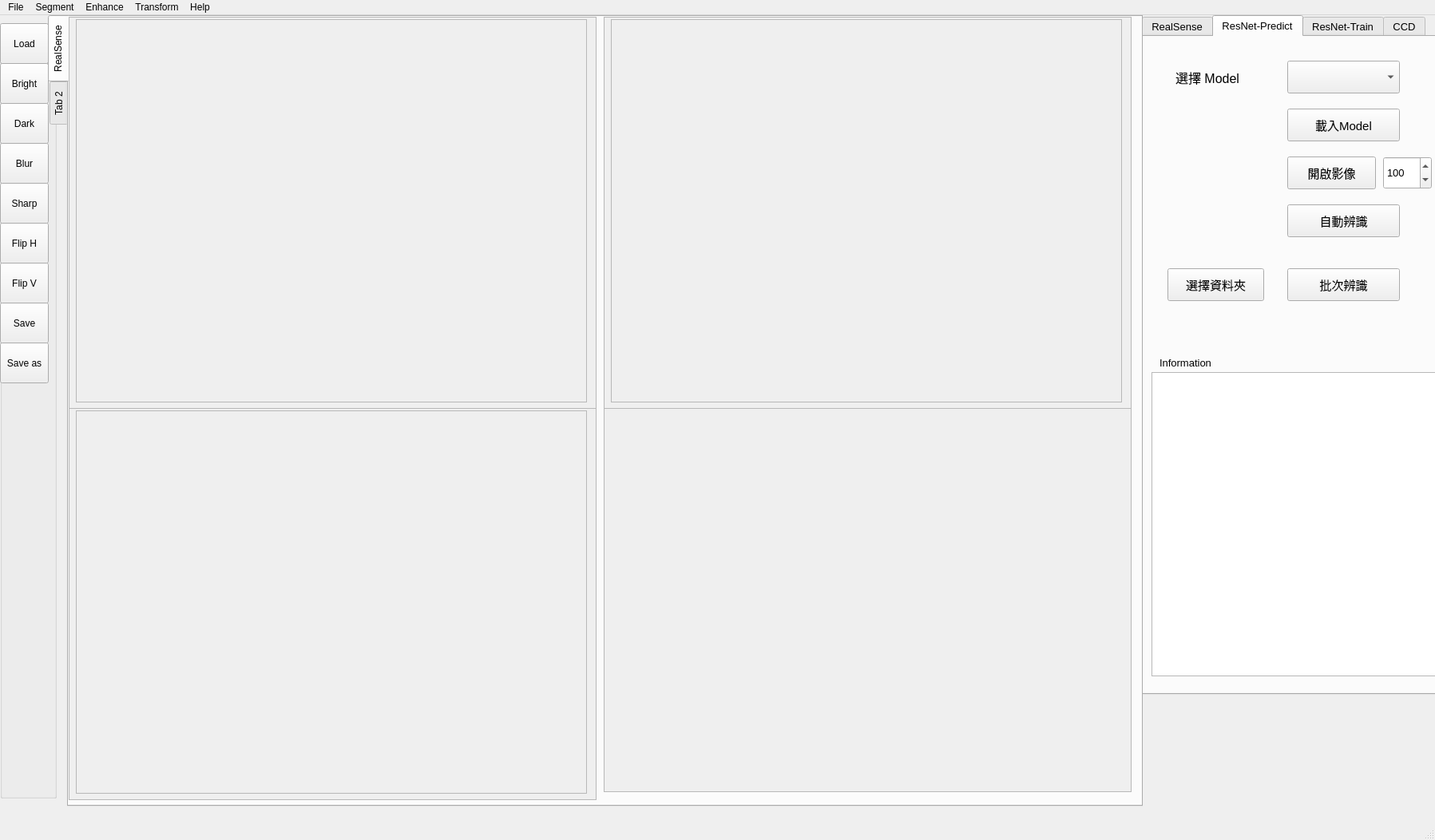
<?xml version="1.0" encoding="UTF-8"?>
<ui version="4.0">
 <class>Main_Window</class>
 <widget class="QMainWindow" name="Main_Window">
  <property name="geometry">
   <rect>
    <x>0</x>
    <y>0</y>
    <width>1797</width>
    <height>1052</height>
   </rect>
  </property>
  <property name="windowTitle">
   <string>MainWindow</string>
  </property>
  <widget class="QWidget" name="centralwidget">
   <widget class="QTabWidget" name="tabWidget_AI">
    <property name="enabled">
     <bool>true</bool>
    </property>
    <property name="geometry">
     <rect>
      <x>1430</x>
      <y>0</y>
      <width>371</width>
      <height>851</height>
     </rect>
    </property>
    <property name="sizePolicy">
     <sizepolicy hsizetype="Fixed" vsizetype="Fixed">
      <horstretch>0</horstretch>
      <verstretch>0</verstretch>
     </sizepolicy>
    </property>
    <property name="minimumSize">
     <size>
      <width>300</width>
      <height>800</height>
     </size>
    </property>
    <property name="font">
     <font>
      <family>Arial</family>
      <pointsize>10</pointsize>
     </font>
    </property>
    <property name="currentIndex">
     <number>1</number>
    </property>
    <widget class="QWidget" name="tab_9">
     <attribute name="title">
      <string>RealSense</string>
     </attribute>
     <widget class="QToolButton" name="toolButton_Start_RS">
      <property name="geometry">
       <rect>
        <x>30</x>
        <y>50</y>
        <width>141</width>
        <height>51</height>
       </rect>
      </property>
      <property name="text">
       <string>Start CAM</string>
      </property>
     </widget>
     <widget class="QToolButton" name="toolButton_Stop_RS">
      <property name="geometry">
       <rect>
        <x>190</x>
        <y>50</y>
        <width>141</width>
        <height>51</height>
       </rect>
      </property>
      <property name="text">
       <string>Stop CAM</string>
      </property>
     </widget>
     <widget class="QToolButton" name="toolButton_Play_RS">
      <property name="geometry">
       <rect>
        <x>30</x>
        <y>120</y>
        <width>141</width>
        <height>51</height>
       </rect>
      </property>
      <property name="text">
       <string>Play</string>
      </property>
     </widget>
     <widget class="QToolButton" name="toolButton_Grab_RS">
      <property name="geometry">
       <rect>
        <x>190</x>
        <y>120</y>
        <width>141</width>
        <height>51</height>
       </rect>
      </property>
      <property name="text">
       <string>Grab</string>
      </property>
     </widget>
     <widget class="QToolButton" name="toolButton_Save_RS">
      <property name="geometry">
       <rect>
        <x>30</x>
        <y>190</y>
        <width>141</width>
        <height>51</height>
       </rect>
      </property>
      <property name="text">
       <string>Save</string>
      </property>
     </widget>
     <widget class="QLineEdit" name="lineEdit_Save_Prefix">
      <property name="geometry">
       <rect>
        <x>190</x>
        <y>190</y>
        <width>141</width>
        <height>51</height>
       </rect>
      </property>
      <property name="text">
       <string>Img</string>
      </property>
     </widget>
    </widget>
    <widget class="QWidget" name="tab_AI">
     <attribute name="title">
      <string>ResNet-Predict</string>
     </attribute>
     <widget class="QLabel" name="label_39">
      <property name="geometry">
       <rect>
        <x>40</x>
        <y>40</y>
        <width>111</width>
        <height>21</height>
       </rect>
      </property>
      <property name="font">
       <font>
        <pointsize>12</pointsize>
       </font>
      </property>
      <property name="text">
       <string>選擇 Model</string>
      </property>
     </widget>
     <widget class="QComboBox" name="comboBox_Model">
      <property name="geometry">
       <rect>
        <x>180</x>
        <y>30</y>
        <width>141</width>
        <height>41</height>
       </rect>
      </property>
     </widget>
     <widget class="QPushButton" name="pushButton_Load_Image_AI">
      <property name="geometry">
       <rect>
        <x>180</x>
        <y>150</y>
        <width>111</width>
        <height>41</height>
       </rect>
      </property>
      <property name="font">
       <font>
        <family>Arial</family>
        <pointsize>11</pointsize>
       </font>
      </property>
      <property name="text">
       <string>開啟影像</string>
      </property>
     </widget>
     <widget class="QPushButton" name="pushButton_Classify">
      <property name="geometry">
       <rect>
        <x>180</x>
        <y>210</y>
        <width>141</width>
        <height>41</height>
       </rect>
      </property>
      <property name="font">
       <font>
        <family>Arial</family>
        <pointsize>11</pointsize>
       </font>
      </property>
      <property name="text">
       <string>自動辨識</string>
      </property>
     </widget>
     <widget class="QPushButton" name="pushButton_Load_ResNet_Model">
      <property name="geometry">
       <rect>
        <x>180</x>
        <y>90</y>
        <width>141</width>
        <height>41</height>
       </rect>
      </property>
      <property name="font">
       <font>
        <family>Arial</family>
        <pointsize>11</pointsize>
       </font>
      </property>
      <property name="text">
       <string>載入Model</string>
      </property>
     </widget>
     <widget class="QTextEdit" name="textEdit_Info">
      <property name="geometry">
       <rect>
        <x>10</x>
        <y>420</y>
        <width>381</width>
        <height>381</height>
       </rect>
      </property>
     </widget>
     <widget class="QPushButton" name="pushButton_Open_Directory">
      <property name="geometry">
       <rect>
        <x>30</x>
        <y>290</y>
        <width>121</width>
        <height>41</height>
       </rect>
      </property>
      <property name="font">
       <font>
        <family>Arial</family>
        <pointsize>11</pointsize>
       </font>
      </property>
      <property name="text">
       <string>選擇資料夾</string>
      </property>
     </widget>
     <widget class="QPushButton" name="pushButton_Load_Image_Transfer_4">
      <property name="geometry">
       <rect>
        <x>180</x>
        <y>290</y>
        <width>141</width>
        <height>41</height>
       </rect>
      </property>
      <property name="font">
       <font>
        <family>Arial</family>
        <pointsize>11</pointsize>
       </font>
      </property>
      <property name="text">
       <string>批次辨識</string>
      </property>
     </widget>
     <widget class="QSpinBox" name="spinBox_Scale_AI">
      <property name="geometry">
       <rect>
        <x>300</x>
        <y>150</y>
        <width>61</width>
        <height>41</height>
       </rect>
      </property>
      <property name="minimum">
       <number>10</number>
      </property>
      <property name="maximum">
       <number>500</number>
      </property>
      <property name="singleStep">
       <number>5</number>
      </property>
      <property name="value">
       <number>100</number>
      </property>
     </widget>
     <widget class="QLabel" name="label_9">
      <property name="geometry">
       <rect>
        <x>370</x>
        <y>160</y>
        <width>20</width>
        <height>31</height>
       </rect>
      </property>
      <property name="text">
       <string>%</string>
      </property>
     </widget>
     <widget class="QLabel" name="label_10">
      <property name="geometry">
       <rect>
        <x>20</x>
        <y>400</y>
        <width>101</width>
        <height>16</height>
       </rect>
      </property>
      <property name="text">
       <string>Information</string>
      </property>
     </widget>
    </widget>
    <widget class="QWidget" name="tab_5">
     <attribute name="title">
      <string>ResNet-Train</string>
     </attribute>
     <widget class="QPushButton" name="pushButton_Select_Data_Folder">
      <property name="geometry">
       <rect>
        <x>10</x>
        <y>40</y>
        <width>141</width>
        <height>41</height>
       </rect>
      </property>
      <property name="text">
       <string>設定訓練資料夾</string>
      </property>
     </widget>
     <widget class="QLineEdit" name="lineEdit_Data_Dir">
      <property name="geometry">
       <rect>
        <x>170</x>
        <y>40</y>
        <width>211</width>
        <height>41</height>
       </rect>
      </property>
     </widget>
     <widget class="QLabel" name="label_11">
      <property name="geometry">
       <rect>
        <x>20</x>
        <y>110</y>
        <width>201</width>
        <height>16</height>
       </rect>
      </property>
      <property name="text">
       <string/>
      </property>
     </widget>
     <widget class="QGroupBox" name="groupBox_7">
      <property name="geometry">
       <rect>
        <x>20</x>
        <y>100</y>
        <width>351</width>
        <height>151</height>
       </rect>
      </property>
      <property name="title">
       <string> 資料增益 (Data Augment)  </string>
      </property>
      <widget class="QCheckBox" name="checkBox_Flip_Horizontal">
       <property name="geometry">
        <rect>
         <x>40</x>
         <y>30</y>
         <width>131</width>
         <height>31</height>
        </rect>
       </property>
       <property name="text">
        <string> 水平翻轉</string>
       </property>
      </widget>
      <widget class="QCheckBox" name="checkBox_Flip_Vertical">
       <property name="geometry">
        <rect>
         <x>170</x>
         <y>30</y>
         <width>131</width>
         <height>31</height>
        </rect>
       </property>
       <property name="text">
        <string> 垂直翻轉</string>
       </property>
      </widget>
      <widget class="QCheckBox" name="checkBox_Brighten">
       <property name="geometry">
        <rect>
         <x>40</x>
         <y>70</y>
         <width>131</width>
         <height>31</height>
        </rect>
       </property>
       <property name="text">
        <string>影像變亮</string>
       </property>
      </widget>
      <widget class="QCheckBox" name="checkBox_Darken">
       <property name="geometry">
        <rect>
         <x>170</x>
         <y>70</y>
         <width>131</width>
         <height>31</height>
        </rect>
       </property>
       <property name="text">
        <string>影像變暗</string>
       </property>
      </widget>
      <widget class="QCheckBox" name="checkBox_Blur">
       <property name="geometry">
        <rect>
         <x>40</x>
         <y>110</y>
         <width>131</width>
         <height>31</height>
        </rect>
       </property>
       <property name="text">
        <string>影像模糊化</string>
       </property>
      </widget>
      <widget class="QCheckBox" name="checkBox_Shapen">
       <property name="geometry">
        <rect>
         <x>170</x>
         <y>110</y>
         <width>131</width>
         <height>31</height>
        </rect>
       </property>
       <property name="text">
        <string>影像銳利化</string>
       </property>
      </widget>
     </widget>
     <widget class="QLabel" name="label_13">
      <property name="geometry">
       <rect>
        <x>20</x>
        <y>270</y>
        <width>141</width>
        <height>31</height>
       </rect>
      </property>
      <property name="font">
       <font>
        <pointsize>12</pointsize>
       </font>
      </property>
      <property name="text">
       <string>選擇訓練網路</string>
      </property>
     </widget>
     <widget class="QComboBox" name="comboBox_ResNetType">
      <property name="geometry">
       <rect>
        <x>180</x>
        <y>270</y>
        <width>181</width>
        <height>31</height>
       </rect>
      </property>
      <property name="font">
       <font>
        <pointsize>12</pointsize>
       </font>
      </property>
     </widget>
     <widget class="QGroupBox" name="groupBox_8">
      <property name="geometry">
       <rect>
        <x>10</x>
        <y>320</y>
        <width>351</width>
        <height>251</height>
       </rect>
      </property>
      <property name="font">
       <font>
        <pointsize>12</pointsize>
       </font>
      </property>
      <property name="title">
       <string> 訓練參數  </string>
      </property>
      <widget class="QLabel" name="label_14">
       <property name="geometry">
        <rect>
         <x>30</x>
         <y>40</y>
         <width>101</width>
         <height>31</height>
        </rect>
       </property>
       <property name="font">
        <font>
         <pointsize>12</pointsize>
        </font>
       </property>
       <property name="text">
        <string>影像大小</string>
       </property>
      </widget>
      <widget class="QLineEdit" name="lineEdit_Image_Size_Row">
       <property name="geometry">
        <rect>
         <x>130</x>
         <y>40</y>
         <width>61</width>
         <height>31</height>
        </rect>
       </property>
       <property name="text">
        <string>256</string>
       </property>
      </widget>
      <widget class="QLineEdit" name="lineEdit_Image_Size_Col">
       <property name="geometry">
        <rect>
         <x>220</x>
         <y>40</y>
         <width>61</width>
         <height>31</height>
        </rect>
       </property>
       <property name="text">
        <string>256</string>
       </property>
      </widget>
      <widget class="QLabel" name="label_15">
       <property name="geometry">
        <rect>
         <x>200</x>
         <y>40</y>
         <width>21</width>
         <height>31</height>
        </rect>
       </property>
       <property name="font">
        <font>
         <pointsize>12</pointsize>
        </font>
       </property>
       <property name="text">
        <string>x</string>
       </property>
      </widget>
      <widget class="QLabel" name="label_16">
       <property name="geometry">
        <rect>
         <x>30</x>
         <y>90</y>
         <width>101</width>
         <height>31</height>
        </rect>
       </property>
       <property name="font">
        <font>
         <pointsize>12</pointsize>
        </font>
       </property>
       <property name="text">
        <string>訓練次數</string>
       </property>
      </widget>
      <widget class="QSpinBox" name="spinBox_No_Epoch">
       <property name="geometry">
        <rect>
         <x>210</x>
         <y>90</y>
         <width>111</width>
         <height>31</height>
        </rect>
       </property>
       <property name="minimum">
        <number>1</number>
       </property>
       <property name="maximum">
        <number>100000</number>
       </property>
       <property name="singleStep">
        <number>5</number>
       </property>
       <property name="value">
        <number>20</number>
       </property>
      </widget>
      <widget class="QLabel" name="label_17">
       <property name="geometry">
        <rect>
         <x>30</x>
         <y>140</y>
         <width>181</width>
         <height>31</height>
        </rect>
       </property>
       <property name="font">
        <font>
         <pointsize>12</pointsize>
        </font>
       </property>
       <property name="text">
        <string>批次量(batch size)</string>
       </property>
      </widget>
      <widget class="QSpinBox" name="spinBox_Batch_Size">
       <property name="geometry">
        <rect>
         <x>240</x>
         <y>140</y>
         <width>81</width>
         <height>31</height>
        </rect>
       </property>
       <property name="minimum">
        <number>1</number>
       </property>
       <property name="maximum">
        <number>100000</number>
       </property>
       <property name="singleStep">
        <number>5</number>
       </property>
       <property name="value">
        <number>20</number>
       </property>
      </widget>
      <widget class="QLabel" name="label_21">
       <property name="geometry">
        <rect>
         <x>30</x>
         <y>180</y>
         <width>211</width>
         <height>31</height>
        </rect>
       </property>
       <property name="font">
        <font>
         <pointsize>12</pointsize>
        </font>
       </property>
       <property name="text">
        <string>學習率 (Learning Rate)</string>
       </property>
      </widget>
      <widget class="QLineEdit" name="lineEdit_Learning_Rate">
       <property name="geometry">
        <rect>
         <x>250</x>
         <y>180</y>
         <width>71</width>
         <height>31</height>
        </rect>
       </property>
       <property name="text">
        <string>0.01</string>
       </property>
      </widget>
     </widget>
     <widget class="QLabel" name="label_20">
      <property name="geometry">
       <rect>
        <x>20</x>
        <y>600</y>
        <width>161</width>
        <height>31</height>
       </rect>
      </property>
      <property name="font">
       <font>
        <pointsize>12</pointsize>
       </font>
      </property>
      <property name="text">
       <string>儲存Model 名稱</string>
      </property>
     </widget>
     <widget class="QLineEdit" name="lineEdit_Model_Name">
      <property name="geometry">
       <rect>
        <x>190</x>
        <y>600</y>
        <width>161</width>
        <height>31</height>
       </rect>
      </property>
      <property name="text">
       <string/>
      </property>
     </widget>
     <widget class="QPushButton" name="pushButton_Train_ResNet">
      <property name="geometry">
       <rect>
        <x>190</x>
        <y>660</y>
        <width>161</width>
        <height>41</height>
       </rect>
      </property>
      <property name="font">
       <font>
        <pointsize>12</pointsize>
        <weight>75</weight>
        <italic>false</italic>
        <bold>true</bold>
       </font>
      </property>
      <property name="text">
       <string>開始訓練</string>
      </property>
     </widget>
    </widget>
    <widget class="QWidget" name="tab_4">
     <attribute name="title">
      <string>CCD</string>
     </attribute>
     <widget class="QGroupBox" name="groupBox_4">
      <property name="geometry">
       <rect>
        <x>30</x>
        <y>30</y>
        <width>351</width>
        <height>211</height>
       </rect>
      </property>
      <property name="title">
       <string>   CCD Acquistion  </string>
      </property>
      <widget class="QPushButton" name="pushButton_Live">
       <property name="geometry">
        <rect>
         <x>30</x>
         <y>40</y>
         <width>121</width>
         <height>41</height>
        </rect>
       </property>
       <property name="text">
        <string>Live</string>
       </property>
      </widget>
      <widget class="QPushButton" name="pushButton_Grab">
       <property name="geometry">
        <rect>
         <x>190</x>
         <y>40</y>
         <width>111</width>
         <height>41</height>
        </rect>
       </property>
       <property name="text">
        <string>Grab</string>
       </property>
      </widget>
      <widget class="QPushButton" name="pushButton_ExtTrigger">
       <property name="geometry">
        <rect>
         <x>30</x>
         <y>100</y>
         <width>121</width>
         <height>41</height>
        </rect>
       </property>
       <property name="text">
        <string>Ext Trigger</string>
       </property>
      </widget>
      <widget class="QPushButton" name="pushButton_SoftTrigger">
       <property name="geometry">
        <rect>
         <x>190</x>
         <y>100</y>
         <width>111</width>
         <height>41</height>
        </rect>
       </property>
       <property name="text">
        <string>SoftTrigger</string>
       </property>
      </widget>
      <widget class="QPushButton" name="pushButton_Save">
       <property name="geometry">
        <rect>
         <x>30</x>
         <y>160</y>
         <width>121</width>
         <height>41</height>
        </rect>
       </property>
       <property name="text">
        <string>Save Image</string>
       </property>
      </widget>
     </widget>
     <widget class="QGroupBox" name="groupBox_5">
      <property name="geometry">
       <rect>
        <x>30</x>
        <y>260</y>
        <width>351</width>
        <height>121</height>
       </rect>
      </property>
      <property name="title">
       <string>  CCD Params Setup  </string>
      </property>
      <widget class="QLabel" name="label_23">
       <property name="geometry">
        <rect>
         <x>30</x>
         <y>40</y>
         <width>121</width>
         <height>16</height>
        </rect>
       </property>
       <property name="text">
        <string>Frame Rate</string>
       </property>
      </widget>
      <widget class="QSpinBox" name="spinBox_FrameRate">
       <property name="geometry">
        <rect>
         <x>190</x>
         <y>30</y>
         <width>101</width>
         <height>31</height>
        </rect>
       </property>
       <property name="minimum">
        <number>1</number>
       </property>
       <property name="maximum">
        <number>150</number>
       </property>
       <property name="singleStep">
        <number>1</number>
       </property>
       <property name="value">
        <number>30</number>
       </property>
      </widget>
      <widget class="QSpinBox" name="spinBox_Exposure">
       <property name="geometry">
        <rect>
         <x>190</x>
         <y>70</y>
         <width>101</width>
         <height>31</height>
        </rect>
       </property>
       <property name="minimum">
        <number>1</number>
       </property>
       <property name="maximum">
        <number>1000000</number>
       </property>
       <property name="singleStep">
        <number>10</number>
       </property>
       <property name="value">
        <number>4250</number>
       </property>
      </widget>
      <widget class="QLabel" name="label_24">
       <property name="geometry">
        <rect>
         <x>30</x>
         <y>80</y>
         <width>121</width>
         <height>16</height>
        </rect>
       </property>
       <property name="text">
        <string>Exposure</string>
       </property>
      </widget>
      <widget class="QLabel" name="label_25">
       <property name="geometry">
        <rect>
         <x>300</x>
         <y>80</y>
         <width>41</width>
         <height>16</height>
        </rect>
       </property>
       <property name="text">
        <string>ms</string>
       </property>
      </widget>
      <widget class="QLabel" name="label_26">
       <property name="geometry">
        <rect>
         <x>300</x>
         <y>40</y>
         <width>41</width>
         <height>16</height>
        </rect>
       </property>
       <property name="text">
        <string>fps</string>
       </property>
      </widget>
     </widget>
    </widget>
   </widget>
   <widget class="QGroupBox" name="groupBox_3">
    <property name="geometry">
     <rect>
      <x>0</x>
      <y>10</y>
      <width>71</width>
      <height>971</height>
     </rect>
    </property>
    <property name="title">
     <string/>
    </property>
    <widget class="QToolButton" name="toolButton_Brighten">
     <property name="geometry">
      <rect>
       <x>0</x>
       <y>50</y>
       <width>61</width>
       <height>51</height>
      </rect>
     </property>
     <property name="text">
      <string>Bright</string>
     </property>
    </widget>
    <widget class="QToolButton" name="toolButton_Darken">
     <property name="geometry">
      <rect>
       <x>0</x>
       <y>100</y>
       <width>61</width>
       <height>51</height>
      </rect>
     </property>
     <property name="text">
      <string>Dark</string>
     </property>
    </widget>
    <widget class="QToolButton" name="toolButton_Blur">
     <property name="geometry">
      <rect>
       <x>0</x>
       <y>150</y>
       <width>61</width>
       <height>51</height>
      </rect>
     </property>
     <property name="text">
      <string>Blur</string>
     </property>
    </widget>
    <widget class="QToolButton" name="toolButton_Sharp">
     <property name="geometry">
      <rect>
       <x>0</x>
       <y>200</y>
       <width>61</width>
       <height>51</height>
      </rect>
     </property>
     <property name="text">
      <string>Sharp</string>
     </property>
    </widget>
    <widget class="QToolButton" name="toolButton_Flip_H">
     <property name="geometry">
      <rect>
       <x>0</x>
       <y>250</y>
       <width>61</width>
       <height>51</height>
      </rect>
     </property>
     <property name="text">
      <string>Flip H</string>
     </property>
    </widget>
    <widget class="QToolButton" name="toolButton_Flip_V">
     <property name="geometry">
      <rect>
       <x>0</x>
       <y>300</y>
       <width>61</width>
       <height>51</height>
      </rect>
     </property>
     <property name="text">
      <string>Flip V</string>
     </property>
    </widget>
    <widget class="QToolButton" name="toolButton_Load">
     <property name="geometry">
      <rect>
       <x>0</x>
       <y>0</y>
       <width>61</width>
       <height>51</height>
      </rect>
     </property>
     <property name="text">
      <string>Load</string>
     </property>
    </widget>
    <widget class="QToolButton" name="toolButton_Save">
     <property name="geometry">
      <rect>
       <x>0</x>
       <y>350</y>
       <width>61</width>
       <height>51</height>
      </rect>
     </property>
     <property name="text">
      <string>Save</string>
     </property>
    </widget>
    <widget class="QToolButton" name="toolButton_Save_as">
     <property name="geometry">
      <rect>
       <x>0</x>
       <y>400</y>
       <width>61</width>
       <height>51</height>
      </rect>
     </property>
     <property name="text">
      <string>Save as</string>
     </property>
    </widget>
   </widget>
   <widget class="QTabWidget" name="tabWidget_2">
    <property name="geometry">
     <rect>
      <x>60</x>
      <y>0</y>
      <width>1371</width>
      <height>991</height>
     </rect>
    </property>
    <property name="tabPosition">
     <enum>QTabWidget::West</enum>
    </property>
    <property name="currentIndex">
     <number>0</number>
    </property>
    <widget class="QWidget" name="tab_10">
     <attribute name="title">
      <string>RealSense</string>
     </attribute>
     <widget class="QScrollArea" name="scrollArea">
      <property name="geometry">
       <rect>
        <x>0</x>
        <y>0</y>
        <width>661</width>
        <height>491</height>
       </rect>
      </property>
      <property name="sizePolicy">
       <sizepolicy hsizetype="Preferred" vsizetype="Preferred">
        <horstretch>0</horstretch>
        <verstretch>0</verstretch>
       </sizepolicy>
      </property>
      <property name="minimumSize">
       <size>
        <width>1</width>
        <height>1</height>
       </size>
      </property>
      <property name="verticalScrollBarPolicy">
       <enum>Qt::ScrollBarAsNeeded</enum>
      </property>
      <property name="widgetResizable">
       <bool>true</bool>
      </property>
      <widget class="QWidget" name="scrollAreaWidgetContents">
       <property name="geometry">
        <rect>
         <x>0</x>
         <y>0</y>
         <width>659</width>
         <height>489</height>
        </rect>
       </property>
       <layout class="QFormLayout" name="formLayout">
        <property name="margin">
         <number>2</number>
        </property>
        <item row="0" column="1">
         <widget class="QLabel" name="label_Image_Color">
          <property name="sizePolicy">
           <sizepolicy hsizetype="Fixed" vsizetype="Fixed">
            <horstretch>6</horstretch>
            <verstretch>0</verstretch>
           </sizepolicy>
          </property>
          <property name="minimumSize">
           <size>
            <width>640</width>
            <height>480</height>
           </size>
          </property>
          <property name="font">
           <font>
            <family>Arial</family>
            <pointsize>12</pointsize>
           </font>
          </property>
          <property name="mouseTracking">
           <bool>true</bool>
          </property>
          <property name="frameShape">
           <enum>QFrame::StyledPanel</enum>
          </property>
          <property name="text">
           <string/>
          </property>
          <property name="pixmap">
           <pixmap>aoi.jpg</pixmap>
          </property>
          <property name="alignment">
           <set>Qt::AlignCenter</set>
          </property>
         </widget>
        </item>
       </layout>
      </widget>
     </widget>
     <widget class="QScrollArea" name="scrollArea_depth">
      <property name="geometry">
       <rect>
        <x>670</x>
        <y>0</y>
        <width>661</width>
        <height>491</height>
       </rect>
      </property>
      <property name="sizePolicy">
       <sizepolicy hsizetype="Preferred" vsizetype="Preferred">
        <horstretch>0</horstretch>
        <verstretch>0</verstretch>
       </sizepolicy>
      </property>
      <property name="minimumSize">
       <size>
        <width>1</width>
        <height>1</height>
       </size>
      </property>
      <property name="verticalScrollBarPolicy">
       <enum>Qt::ScrollBarAsNeeded</enum>
      </property>
      <property name="widgetResizable">
       <bool>true</bool>
      </property>
      <widget class="QWidget" name="scrollAreaWidgetContents_4">
       <property name="geometry">
        <rect>
         <x>0</x>
         <y>0</y>
         <width>659</width>
         <height>489</height>
        </rect>
       </property>
       <layout class="QFormLayout" name="formLayout_2">
        <property name="fieldGrowthPolicy">
         <enum>QFormLayout::AllNonFixedFieldsGrow</enum>
        </property>
        <property name="margin">
         <number>2</number>
        </property>
        <item row="0" column="1">
         <widget class="QLabel" name="label_Image_Depth">
          <property name="sizePolicy">
           <sizepolicy hsizetype="Fixed" vsizetype="Fixed">
            <horstretch>6</horstretch>
            <verstretch>0</verstretch>
           </sizepolicy>
          </property>
          <property name="minimumSize">
           <size>
            <width>640</width>
            <height>480</height>
           </size>
          </property>
          <property name="font">
           <font>
            <family>Arial</family>
            <pointsize>12</pointsize>
           </font>
          </property>
          <property name="mouseTracking">
           <bool>true</bool>
          </property>
          <property name="frameShape">
           <enum>QFrame::StyledPanel</enum>
          </property>
          <property name="text">
           <string/>
          </property>
          <property name="pixmap">
           <pixmap>aoi.jpg</pixmap>
          </property>
          <property name="alignment">
           <set>Qt::AlignCenter</set>
          </property>
         </widget>
        </item>
       </layout>
      </widget>
     </widget>
     <widget class="QScrollArea" name="scrollArea_5">
      <property name="geometry">
       <rect>
        <x>670</x>
        <y>490</y>
        <width>661</width>
        <height>481</height>
       </rect>
      </property>
      <property name="widgetResizable">
       <bool>true</bool>
      </property>
      <widget class="QWidget" name="scrollAreaWidgetContents_6">
       <property name="geometry">
        <rect>
         <x>0</x>
         <y>0</y>
         <width>659</width>
         <height>479</height>
        </rect>
       </property>
      </widget>
     </widget>
     <widget class="QScrollArea" name="scrollArea_IR">
      <property name="geometry">
       <rect>
        <x>0</x>
        <y>490</y>
        <width>661</width>
        <height>491</height>
       </rect>
      </property>
      <property name="sizePolicy">
       <sizepolicy hsizetype="Preferred" vsizetype="Preferred">
        <horstretch>0</horstretch>
        <verstretch>0</verstretch>
       </sizepolicy>
      </property>
      <property name="minimumSize">
       <size>
        <width>1</width>
        <height>1</height>
       </size>
      </property>
      <property name="verticalScrollBarPolicy">
       <enum>Qt::ScrollBarAsNeeded</enum>
      </property>
      <property name="widgetResizable">
       <bool>true</bool>
      </property>
      <widget class="QWidget" name="scrollAreaWidgetContents_5">
       <property name="geometry">
        <rect>
         <x>0</x>
         <y>0</y>
         <width>659</width>
         <height>489</height>
        </rect>
       </property>
       <layout class="QFormLayout" name="formLayout_4">
        <property name="margin">
         <number>2</number>
        </property>
        <item row="0" column="1">
         <widget class="QLabel" name="label_Image_IR">
          <property name="sizePolicy">
           <sizepolicy hsizetype="Fixed" vsizetype="Fixed">
            <horstretch>6</horstretch>
            <verstretch>0</verstretch>
           </sizepolicy>
          </property>
          <property name="minimumSize">
           <size>
            <width>640</width>
            <height>480</height>
           </size>
          </property>
          <property name="font">
           <font>
            <family>Arial</family>
            <pointsize>12</pointsize>
           </font>
          </property>
          <property name="mouseTracking">
           <bool>true</bool>
          </property>
          <property name="frameShape">
           <enum>QFrame::StyledPanel</enum>
          </property>
          <property name="text">
           <string/>
          </property>
          <property name="pixmap">
           <pixmap>aoi.jpg</pixmap>
          </property>
          <property name="alignment">
           <set>Qt::AlignCenter</set>
          </property>
         </widget>
        </item>
       </layout>
      </widget>
     </widget>
    </widget>
    <widget class="QWidget" name="tab_11">
     <attribute name="title">
      <string>Tab 2</string>
     </attribute>
     <widget class="QScrollArea" name="scrollArea_6">
      <property name="geometry">
       <rect>
        <x>0</x>
        <y>10</y>
        <width>1271</width>
        <height>811</height>
       </rect>
      </property>
      <property name="sizePolicy">
       <sizepolicy hsizetype="Preferred" vsizetype="Preferred">
        <horstretch>0</horstretch>
        <verstretch>0</verstretch>
       </sizepolicy>
      </property>
      <property name="minimumSize">
       <size>
        <width>1</width>
        <height>1</height>
       </size>
      </property>
      <property name="verticalScrollBarPolicy">
       <enum>Qt::ScrollBarAsNeeded</enum>
      </property>
      <property name="widgetResizable">
       <bool>true</bool>
      </property>
      <widget class="QWidget" name="scrollAreaWidgetContents_7">
       <property name="geometry">
        <rect>
         <x>0</x>
         <y>0</y>
         <width>1269</width>
         <height>809</height>
        </rect>
       </property>
       <layout class="QFormLayout" name="formLayout_3">
        <item row="0" column="0">
         <widget class="QLabel" name="label_Image">
          <property name="sizePolicy">
           <sizepolicy hsizetype="Fixed" vsizetype="Fixed">
            <horstretch>6</horstretch>
            <verstretch>0</verstretch>
           </sizepolicy>
          </property>
          <property name="minimumSize">
           <size>
            <width>1024</width>
            <height>768</height>
           </size>
          </property>
          <property name="font">
           <font>
            <family>Arial</family>
            <pointsize>12</pointsize>
           </font>
          </property>
          <property name="mouseTracking">
           <bool>true</bool>
          </property>
          <property name="frameShape">
           <enum>QFrame::StyledPanel</enum>
          </property>
          <property name="text">
           <string/>
          </property>
          <property name="pixmap">
           <pixmap>aoi.jpg</pixmap>
          </property>
          <property name="alignment">
           <set>Qt::AlignCenter</set>
          </property>
         </widget>
        </item>
       </layout>
      </widget>
     </widget>
    </widget>
   </widget>
  </widget>
  <widget class="QMenuBar" name="menubar">
   <property name="geometry">
    <rect>
     <x>0</x>
     <y>0</y>
     <width>1797</width>
     <height>25</height>
    </rect>
   </property>
   <widget class="QMenu" name="menuFile">
    <property name="title">
     <string>File</string>
    </property>
    <addaction name="actionLoad"/>
    <addaction name="actionSave_Image"/>
    <addaction name="actionSave_as"/>
    <addaction name="separator"/>
    <addaction name="actionExit"/>
   </widget>
   <widget class="QMenu" name="menuHelp">
    <property name="title">
     <string>Enhance</string>
    </property>
    <addaction name="separator"/>
    <addaction name="actionBrighten"/>
    <addaction name="actionDarken"/>
    <addaction name="actionBlur"/>
    <addaction name="actionSharp"/>
    <addaction name="separator"/>
    <addaction name="separator"/>
   </widget>
   <widget class="QMenu" name="menuHelp_2">
    <property name="title">
     <string>Transform</string>
    </property>
    <widget class="QMenu" name="menuFlip_2">
     <property name="title">
      <string>Flip</string>
     </property>
     <addaction name="actionHorizontal_2"/>
     <addaction name="actionVertical_2"/>
     <addaction name="actionHorizontal_Vertical"/>
    </widget>
    <widget class="QMenu" name="menuRotate_2">
     <property name="title">
      <string>Rotate</string>
     </property>
     <addaction name="action30_degree"/>
     <addaction name="action45_degree_2"/>
     <addaction name="action60_degree_2"/>
     <addaction name="action90_degree"/>
     <addaction name="action180_degree"/>
    </widget>
    <addaction name="menuFlip_2"/>
    <addaction name="menuRotate_2"/>
   </widget>
   <widget class="QMenu" name="menuHelp_3">
    <property name="title">
     <string>Help</string>
    </property>
   </widget>
   <widget class="QMenu" name="menuSegment">
    <property name="title">
     <string>Segment</string>
    </property>
    <widget class="QMenu" name="menuThreshold">
     <property name="title">
      <string>Threshold</string>
     </property>
     <addaction name="actionOtsu_method"/>
    </widget>
    <addaction name="menuThreshold"/>
   </widget>
   <addaction name="menuFile"/>
   <addaction name="menuSegment"/>
   <addaction name="menuHelp"/>
   <addaction name="menuHelp_2"/>
   <addaction name="menuHelp_3"/>
  </widget>
  <widget class="QStatusBar" name="statusbar"/>
  <action name="actionLoad">
   <property name="text">
    <string>Load</string>
   </property>
  </action>
  <action name="actionExit">
   <property name="text">
    <string>Exit</string>
   </property>
  </action>
  <action name="actionSave_Image">
   <property name="text">
    <string>Save</string>
   </property>
  </action>
  <action name="actionBrighten">
   <property name="text">
    <string>Brighten</string>
   </property>
  </action>
  <action name="actionDarken">
   <property name="text">
    <string>Darken</string>
   </property>
  </action>
  <action name="actionBlur">
   <property name="text">
    <string>Blur</string>
   </property>
  </action>
  <action name="actionSharp">
   <property name="text">
    <string>Sharp</string>
   </property>
  </action>
  <action name="actionHorizontal">
   <property name="text">
    <string>Horizontal</string>
   </property>
  </action>
  <action name="actionVertical">
   <property name="text">
    <string>Vertical</string>
   </property>
  </action>
  <action name="actionBoth_H_and_V">
   <property name="text">
    <string>Both H and V</string>
   </property>
  </action>
  <action name="action30">
   <property name="text">
    <string>30 degree</string>
   </property>
  </action>
  <action name="action60_degree">
   <property name="text">
    <string>60 degree</string>
   </property>
  </action>
  <action name="action45_degree">
   <property name="text">
    <string>45 degree</string>
   </property>
  </action>
  <action name="actionSave_as">
   <property name="text">
    <string>Save as</string>
   </property>
  </action>
  <action name="actionHorizontal_2">
   <property name="text">
    <string>Horizontal</string>
   </property>
  </action>
  <action name="actionVertical_2">
   <property name="text">
    <string>Vertical</string>
   </property>
  </action>
  <action name="actionHorizontal_Vertical">
   <property name="text">
    <string>Horizontal &amp; Vertical</string>
   </property>
  </action>
  <action name="action30_degree">
   <property name="text">
    <string>30 degree</string>
   </property>
  </action>
  <action name="action60_degree_2">
   <property name="text">
    <string>60 degree</string>
   </property>
  </action>
  <action name="action45_degree_2">
   <property name="text">
    <string>45 degree</string>
   </property>
  </action>
  <action name="action90_degree">
   <property name="text">
    <string>90 degree</string>
   </property>
  </action>
  <action name="action180_degree">
   <property name="text">
    <string>180 degree</string>
   </property>
  </action>
  <action name="actionOtsu_method">
   <property name="text">
    <string>Otsu method</string>
   </property>
  </action>
 </widget>
 <resources/>
 <connections/>
</ui>
